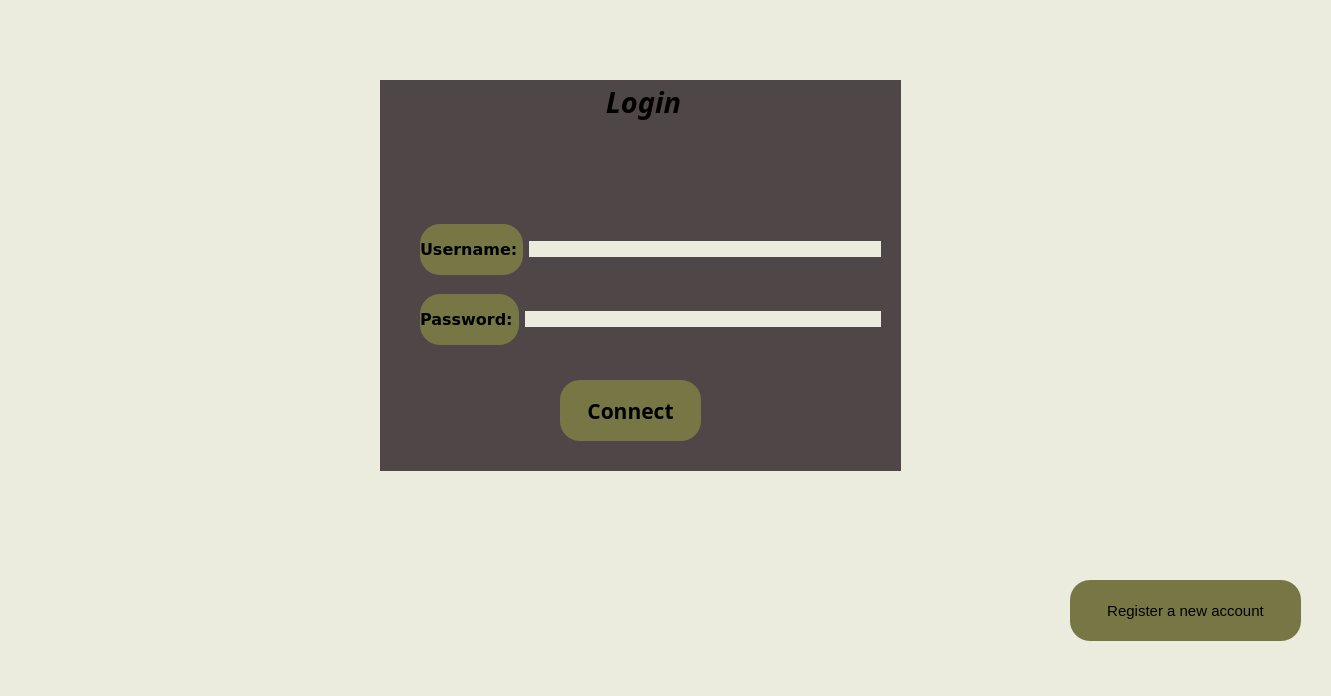
<?xml version="1.0" encoding="UTF-8"?>
<ui version="4.0">
 <class>LoginWidget</class>
 <widget class="QWidget" name="LoginWidget">
  <property name="geometry">
   <rect>
    <x>0</x>
    <y>0</y>
    <width>1331</width>
    <height>696</height>
   </rect>
  </property>
  <property name="windowTitle">
   <string>Form</string>
  </property>
  <property name="styleSheet">
   <string notr="true">background-color: rgb(235, 235, 222);</string>
  </property>
  <widget class="QGroupBox" name="groupBox">
   <property name="geometry">
    <rect>
     <x>380</x>
     <y>80</y>
     <width>521</width>
     <height>391</height>
    </rect>
   </property>
   <property name="font">
    <font>
     <family>Bahnschrift</family>
     <pointsize>22</pointsize>
     <weight>75</weight>
     <italic>true</italic>
     <bold>true</bold>
    </font>
   </property>
   <property name="autoFillBackground">
    <bool>false</bool>
   </property>
   <property name="styleSheet">
    <string notr="true">background-color: rgb(79, 71, 71);
border: none;</string>
   </property>
   <property name="title">
    <string>Login</string>
   </property>
   <property name="alignment">
    <set>Qt::AlignCenter</set>
   </property>
   <widget class="QPushButton" name="ConnectButton">
    <property name="geometry">
     <rect>
      <x>180</x>
      <y>300</y>
      <width>141</width>
      <height>61</height>
     </rect>
    </property>
    <property name="font">
     <font>
      <family>Sitka Text</family>
      <pointsize>16</pointsize>
      <weight>75</weight>
      <italic>false</italic>
      <bold>true</bold>
     </font>
    </property>
    <property name="styleSheet">
     <string notr="true">background-color: rgb(119, 119, 70);
border-radius: 20px;</string>
    </property>
    <property name="text">
     <string>Connect</string>
    </property>
    <property name="shortcut">
     <string>Return</string>
    </property>
   </widget>
   <widget class="QWidget" name="layoutWidget">
    <property name="geometry">
     <rect>
      <x>40</x>
      <y>144</y>
      <width>461</width>
      <height>51</height>
     </rect>
    </property>
    <layout class="QHBoxLayout" name="horizontalLayout">
     <item>
      <widget class="QLabel" name="UsernameLabel">
       <property name="font">
        <font>
         <family>Verdana</family>
         <pointsize>12</pointsize>
         <weight>50</weight>
         <italic>false</italic>
         <bold>false</bold>
        </font>
       </property>
       <property name="styleSheet">
        <string notr="true">background-color: rgb(119, 119, 70);
border-radius: 20px;</string>
       </property>
       <property name="text">
        <string>&lt;html&gt;&lt;head/&gt;&lt;body&gt;&lt;p&gt;&lt;span style=&quot; font-weight:600;&quot;&gt; Username: &lt;/span&gt;&lt;/p&gt;&lt;/body&gt;&lt;/html&gt;</string>
       </property>
      </widget>
     </item>
     <item>
      <widget class="QLineEdit" name="usernameEdit">
       <property name="styleSheet">
        <string notr="true">background-color: rgb(235, 235, 222);
font: 12pt &quot;MS Shell Dlg 2&quot;;
border: none;</string>
       </property>
      </widget>
     </item>
    </layout>
   </widget>
   <widget class="QWidget" name="layoutWidget_2">
    <property name="geometry">
     <rect>
      <x>40</x>
      <y>214</y>
      <width>461</width>
      <height>51</height>
     </rect>
    </property>
    <layout class="QHBoxLayout" name="horizontalLayout_2">
     <item>
      <widget class="QLabel" name="PasswordLabel">
       <property name="font">
        <font>
         <family>Verdana</family>
         <pointsize>12</pointsize>
         <weight>50</weight>
         <italic>false</italic>
         <bold>false</bold>
        </font>
       </property>
       <property name="styleSheet">
        <string notr="true">background-color: rgb(119, 119, 70);
border-radius: 20px;</string>
       </property>
       <property name="text">
        <string>&lt;html&gt;&lt;head/&gt;&lt;body&gt;&lt;p&gt;&lt;span style=&quot; font-weight:600;&quot;&gt; Password: &lt;/span&gt;&lt;/p&gt;&lt;/body&gt;&lt;/html&gt;</string>
       </property>
      </widget>
     </item>
     <item>
      <widget class="QLineEdit" name="passwordEdit">
       <property name="styleSheet">
        <string notr="true">background-color: rgb(235, 235, 222);
font: 12pt &quot;MS Shell Dlg 2&quot;;
border: none;</string>
       </property>
      </widget>
     </item>
    </layout>
   </widget>
  </widget>
  <widget class="QPushButton" name="pushButton">
   <property name="geometry">
    <rect>
     <x>1070</x>
     <y>580</y>
     <width>231</width>
     <height>61</height>
    </rect>
   </property>
   <property name="font">
    <font>
     <pointsize>11</pointsize>
     <weight>50</weight>
     <italic>false</italic>
     <bold>false</bold>
    </font>
   </property>
   <property name="styleSheet">
    <string notr="true">background-color: rgb(119, 119, 70);
border-radius: 20px;</string>
   </property>
   <property name="text">
    <string>Register a new account</string>
   </property>
  </widget>
 </widget>
 <resources/>
 <connections/>
</ui>
